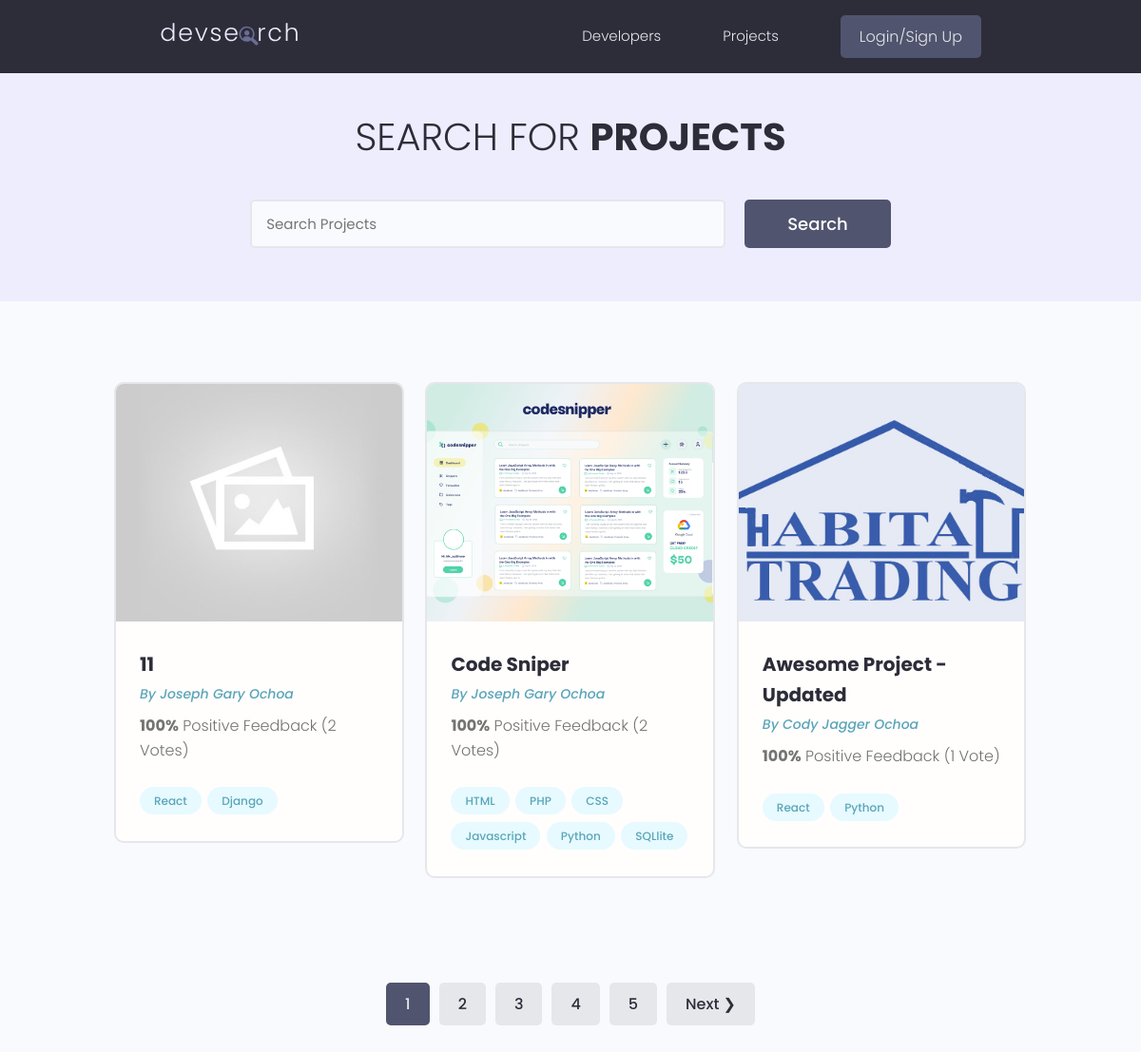
/projects/, run on the app's committed database.
### projects/models.py (models this page shows, shortened)
class Project(models.Model):
    owner = models.ForeignKey(Profile, null=True, blank=True, on_delete=models.CASCADE)
    title = models.CharField(max_length=200)
    description = models.TextField(null=True, blank=True)
    featured_image = models.ImageField(null=True, blank=True, default="default.jpg")
    demo_link = models.CharField(max_length=2000, null=True, blank=True)
    source_link = models.CharField(max_length=2000, null=True, blank=True)
    tags = models.ManyToManyField('Tag', blank=True)
    vote_total = models.IntegerField(default=0, null=True, blank=True)
    vote_ratio = models.IntegerField(default=0, null=True, blank=True)
    created = models.DateTimeField(auto_now_add=True)
    id = models.UUIDField(default=uuid.uuid4, unique=True,
                        primary_key=True, editable=False)
    class Meta:
        ordering = ['-vote_ratio', '-vote_total', 'title']
    @property
    def imageURL(self):
        try:
            url = self.featured_image.url
        except:
            url = ''
        return url

class Tag(models.Model):
    name = models.CharField(max_length=200)
    created = models.DateTimeField(auto_now_add=True)
    id = models.UUIDField(default=uuid.uuid4, unique=True,
                        primary_key=True, editable=False)
    def __str__(self):
        return self.name

### users/models.py (models this page shows, shortened)
class Profile(models.Model):
    user = models.OneToOneField( User, on_delete=models.CASCADE, blank=True, null=True)
    name = models.CharField(max_length=200, blank=True, null=True)
    email = models.EmailField(max_length=500, blank=True, null=True)
    username = models.CharField(max_length=200, blank=True, null=True)
    location = models.CharField(max_length=200, blank=True, null=True)
    short_intro = models.CharField(max_length=500, blank=True, null=True)
    bio = models.TextField(blank=True, null=True)
    profile_image = models.ImageField(blank=True, null=True, upload_to='profiles/', default='profiles/user-default.png')
    social_github = models.CharField(max_length=200, blank=True, null=True)
    social_twitter = models.CharField(max_length=200, blank=True, null=True)
    social_linkedin = models.CharField(max_length=200, blank=True, null=True)
    social_youtube = models.CharField(max_length=200, blank=True, null=True)
    social_website = models.CharField(max_length=200, blank=True, null=True)
    created = models.DateTimeField(auto_now_add=True)
    id = models.UUIDField(default=uuid.uuid4, unique=True,
                        primary_key=True, editable=False)
    class Meta:
        ordering = ['created']

### projects/views.py (the view)
# urls.py: path('projects/', views.getProjects),
def projects(request):
    projects, search_query = searchProjects(request)
    custom_range, projects = paginateQuerySet(request, projects, 3)
    context = { 'querySet':projects, 'search_query':search_query, 'custom_range': custom_range }
    return render(request, 'projects/projects.html', context)

### devsearch/utils.py (called while the page is built)
def paginateQuerySet(request, querySet, results):
    page = request.GET.get('page')
    paginator = Paginator(querySet, results)
    try:
        querySet = paginator.page(page)
    except PageNotAnInteger:
        page = 1
        querySet = paginator.page(page)
    except EmptyPage:
        page = paginator.num_pages
        querySet = paginator.page(page)
    leftIndex = (int(page) - 4)
    if leftIndex < 1:
        leftIndex = 1
    rightIndex = (int(leftIndex) + 5)
    if rightIndex > paginator.num_pages:
        rightIndex = paginator.num_pages + 1
    custom_range = range(leftIndex, rightIndex)
    return custom_range, querySet

### projects/utils.py (called while the page is built)
def searchProjects(request):
    search_query = ''
    if request.GET.get('search_query'):
        search_query = request.GET.get('search_query')
    tags = Tag.objects.filter(name__icontains=search_query)
    projects = Project.objects.distinct().filter(
        Q(title__icontains=search_query) |
        Q(description__icontains=search_query) |
        Q(owner__name__icontains=search_query) |
        Q(tags__in=tags)
    )
    return projects, search_query

### projects/templates/projects/projects.html (shortened to what this page needs)
{% extends 'main.html' %}
{%  block content %}
<main class="projects">
    <section class="hero-section text-center">
        <div class="container container--narrow">
            <div class="hero-section__box">
                <h2>Search for <span>Projects</span></h2>
            </div>
            <div class="hero-section__search">
                <form id='searchForm' class="form" action="{% url 'projects' %}" method="get">
                    <div class="form__field">
                        <input class="input input--text" id="formInput#search" type="text" name="search_query"
                            placeholder="Search Projects" value="{{search_query}}" />
                    </div>
                    <input class="btn btn--sub btn--lg" type="submit" value="Search" />
                </form>
            </div>
        </div>
    </section>
    <section class="projectsList">
        <div class="container">
            <div class="grid grid--three">
                {% for project in querySet %}
                <div class="column">
                    <div class="card project">
                        <a href="{% url 'project' project.id %}" class="project">
                            <img class="project__thumbnail" src="{{project.imageURL}}" alt="project thumbnail" />
                            <div class="card__body">
                                <h3 class="project__title">{{project.title}}</h3>
                                <p><a class="project__author" href="{% url 'user-profile' project.owner.id %}">By {{project.owner.name}}</a>
                                </p>
                                <p class="project--rating">
                                    <span style="font-weight: bold;">{{project.vote_ratio}}%</span> Positive
                                    Feedback ({{project.vote_total}} Vote{{project.vote_total|pluralize:"s"}})
                                </p>
                                <div class="project__tags">
                                    {% for tag in project.tags.all %}
                                    <span class="tag tag--pill tag--main">
                                        <small>{{tag}}</small>
                                    </span>
                                    {% endfor %}
                                </div>
                            </div>
                        </a>
                    </div>
                </div>
                {% endfor %}
            </div>
        </div>
    </section>
    {% include 'pagination.html' %}
</main>
{% endblock content %}

### static/styles/app.css (style rules this page uses)
:root { --color-sub: #2d2d39; }
.btn--sub { background-color: var(--color-sub-light); }
.card { border: 2px solid var(--color-light); }
img { width: 100%; }
.hero-section { height: 40vh; display: flex; align-items: center; background-color: var(--color-sub); }
.hero-section__box { margin-bottom: 4rem; }
.hero-section__box > h2, .hero-section__box > h2 > span { font-size: 4rem; color: var(--color-light); line-height: 1.3; text-transform: uppercase; }
.hero-section__box > h2 { font-weight: 300; }
.hero-section__box > h2 > span { font-weight: 700; }
.hero-section__search > .form { display: flex; align-items: center; justify-content: center; gap: 2rem; }
.hero-section__search > .form input.input--text { width: 50rem; }
.project__author { font-size: 1.4rem; font-style: italic; }
.project--rating { margin-bottom: 1.6em; margin-top: .5em; }
.projects > .hero-section { background: var(--color-sub-lighter); height: 30vh; }
.projects .hero-section__box { margin-bottom: 2.5rem; }
.projects .hero-section__box > h2 { color: var(--color-sub); }
.projects .hero-section__box > h2 > span { font-weight: 700; color: var(--color-sub); }
.projectsList { margin-top: 8rem; }
.project__thumbnail { height: 25rem; object-fit: cover; object-position: top center; }
.project__title { font-size: 2rem; font-weight: 700; color: var(--color-sub); }

### static/uikit/styles/modules/_variables.css (style rules this page uses)
:root { --color-main: #5aa5b9; --color-main-light: #e6faff; --color-sub: #3f4156; --color-sub-light: #51546e; --color-sub-lighter: #ededfd; --color-text: #737373; --color-gray: #8b8b8b; --color-light: #e5e7eb; --color-light-gray: #767676; --color-bg: #f8fafd; --color-white: #fffefd; --color-white-light: #f3f3f3; --color-success: #359e64; --color-success-bg: #def8e8; --color-error: #fc4b0b; --color-error-bg: #fff2ee; --font-base: 'Poppins', arial, helvetica, 'Segoe UI', roboto, ubuntu, sans-serif; --font-monospace: 'Fira Code', 'Courier New', courier, monospace; --font-regular: 300; --font-medium: 500; --font-bold: 700; --generic-shadow: 1px 1px 5px #00000010; --generic-transition: all 0.3s ease-in-out; }

### static/uikit/styles/modules/_base.css (style rules this page uses)
* { margin: 0; padding: 0; box-sizing: border-box; text-rendering: optimizeLegibility; color: inherit; font-size: inherit; }
html { font-size: 50%; }
@media only screen and (min-width: 480px) { html { font-size: 56.25%; } }
@media only screen and (min-width: 1200px) { html { font-size: 62.5%; } }
body { line-height: 1.6; font-weight: 400; font-size: 1.5rem; color: var(--color-text); background-color: var(--color-bg); min-height: 100vh; }

### static/uikit/styles/modules/_typography.css (style rules this page uses)
* { font-family: var(--font-base); }
h2 { font-size: 3.6rem; font-weight: var(--font-bold); }
h3 { font-size: 3.2rem; font-weight: var(--font-medium); }
p, span, strong { font-size: 1.6rem; color: var(--color-text); font-weight: var(--font-regular); }
a { padding-bottom: 2px; text-decoration: none; display: inline-block; color: var(--color-main); font-weight: var(--font-medium); }

### static/uikit/styles/modules/_utilities.css (style rules this page uses)
.container { width: 92%; max-width: 165rem; margin: 0 auto; box-sizing: border-box; }
.container--narrow { width: 92%; max-width: 120rem; }
@media screen and (min-width: 1000px) { .container { width: 90%; } }
@media screen and (min-width: 1000px) { .container--narrow { width: 85%; } }
@media screen and (min-width: 1200px) { .container { width: 80%; } }
@media screen and (min-width: 1200px) { .container--narrow { width: 72%; } }
.text-center { text-align: center; }

### static/uikit/styles/modules/_button.css (style rules this page uses)
.btn { display: inline-block; position: relative; cursor: pointer; background-color: var(--color-light); font-weight: var(--font-medium); color: var(--color-sub); text-decoration: none; padding: 1rem 2rem; border-radius: 0.5rem; border: none; width: -webkit-fit-content; width: -moz-fit-content; width: fit-content; height: -webkit-fit-content; height: -moz-fit-content; height: fit-content; font-size: 1.6rem; outline-width: 0; outline-color: transparent; -webkit-backface-visibility: hidden; backface-visibility: hidden; transition: all 0.3s ease-in-out; }
.btn--sub { background-color: var(--color-sub); color: var(--color-white); }
.btn--lg { font-size: 1.8rem; padding: 1.2rem 4.5rem; }

### static/uikit/styles/modules/_card.css (style rules this page uses)
.card { border-radius: 1rem; background-color: var(--color-white); border: 1.5px solid var(--color-light); width: auto; height: auto; margin-top: 0.5rem; margin-bottom: 0.5rem; overflow: hidden; }
.card__body, .card__header { padding: 2rem 2.5rem; }

### data on the page
Project: imageURL (placeholder picture), title "11", owner.name "Joseph Gary Ochoa", vote_ratio "100", vote_total "2"
Tag: name "React"
Tag: name "Django"
Project: imageURL (picture), title "Code Sniper", owner.name "Joseph Gary Ochoa", vote_ratio "100", vote_total "2"
Tag: name "HTML"
Tag: name "PHP"
Tag: name "CSS"
Tag: name "Javascript"
Tag: name "Python"
Tag: name "SQLlite"
Project: imageURL (picture), title "Awesome Project - Updated", owner.name "Cody Jagger Ochoa", vote_ratio "100", vote_total "1"

### other printed values
{{ page }} "1"
{{ page }} "2" "3" "4" "5"
